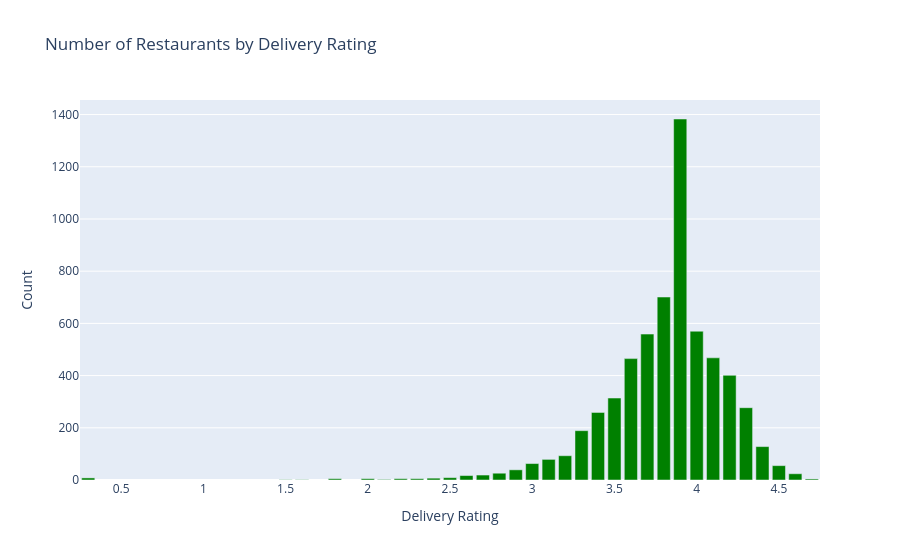

Notebook source saved alongside this figure:
### Markdown cell above
<h1 style="color:#FF5733; font-size:35px;">13. Delivery Rating Distribution</h1>

### Code cell
px.bar(
    dataset_Chennai[dataset_Chennai["Delivery Rating"] > 0]["Delivery Rating"]
    .value_counts()
    .sort_index()
    .reset_index(name="Count")
    .rename(columns={"index": "Delivery Rating"}),
    x="Delivery Rating",
    y="Count",
    title="Number of Restaurants by Delivery Rating",
    color_discrete_sequence=["green"]
).show()

### Figure 1 — Plotly figure (JSON) as saved in the notebook; plotly's stock layout.template omitted (floating-point values rounded to 4 significant figures)
{"data": [{"hovertemplate": "Delivery Rating=%{x}<br>Count=%{y}<extra></extra>", "legendgroup": "", "marker": {"color": "green", "pattern": {"shape": ""}}, "name": "", "orientation": "v", "showlegend": false, "textposition": "auto", "type": "bar", "x": [0.3, 1.5, 1.6, 1.8, 2.0, 2.1, 2.2, 2.3, 2.4, 2.5, 2.6, 2.7, 2.8, 2.9, 3.0, 3.1, 3.2, 3.3, 3.4, 3.5, 3.6, 3.7, 3.8, 3.9, 4.0, 4.1, 4.2, 4.3, 4.4, 4.5, 4.6, 4.7], "xaxis": "x", "y": [8, 1, 1, 5, 5, 2, 5, 5, 7, 9, 17, 19, 26, 39, 63, 79, 93, 189, 259, 314, 465, 559, 701, 1383, 570, 468, 401, 277, 128, 55, 24, 4], "yaxis": "y"}], "layout": {"barmode": "relative", "legend": {"tracegroupgap": 0}, "title": {"text": "Number of Restaurants by Delivery Rating"}, "xaxis": {"anchor": "y", "domain": [0, 1], "title": {"text": "Delivery Rating"}}, "yaxis": {"anchor": "x", "domain": [0, 1], "title": {"text": "Count"}}}}
